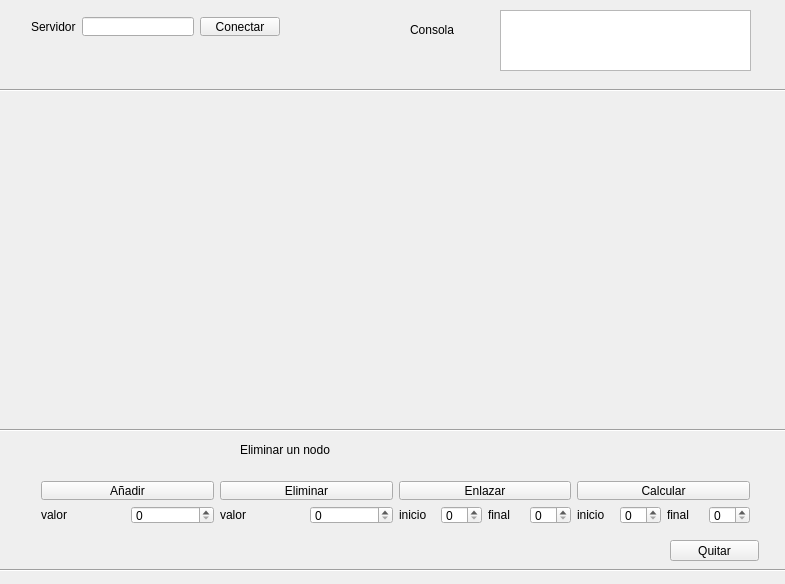
<?xml version="1.0" encoding="UTF-8"?>
<ui version="4.0">
 <class>Widget</class>
 <widget class="QWidget" name="Widget">
  <property name="geometry">
   <rect>
    <x>0</x>
    <y>0</y>
    <width>785</width>
    <height>584</height>
   </rect>
  </property>
  <property name="windowTitle">
   <string>Widget</string>
  </property>
  <widget class="QPushButton" name="quitar">
   <property name="geometry">
    <rect>
     <x>670</x>
     <y>540</y>
     <width>89</width>
     <height>21</height>
    </rect>
   </property>
   <property name="text">
    <string>Quitar</string>
   </property>
  </widget>
  <widget class="QListWidget" name="CONSOLE">
   <property name="geometry">
    <rect>
     <x>500</x>
     <y>10</y>
     <width>251</width>
     <height>61</height>
    </rect>
   </property>
  </widget>
  <widget class="QWidget" name="layoutWidget">
   <property name="geometry">
    <rect>
     <x>20</x>
     <y>6</y>
     <width>271</width>
     <height>41</height>
    </rect>
   </property>
   <layout class="QHBoxLayout" name="horizontalLayout">
    <item>
     <widget class="QLabel" name="label">
      <property name="text">
       <string>Servidor</string>
      </property>
     </widget>
    </item>
    <item>
     <widget class="QLineEdit" name="servidor"/>
    </item>
    <item>
     <widget class="QPushButton" name="conectar">
      <property name="text">
       <string>Conectar</string>
      </property>
     </widget>
    </item>
   </layout>
  </widget>
  <widget class="Line" name="line_2">
   <property name="geometry">
    <rect>
     <x>-10</x>
     <y>420</y>
     <width>841</width>
     <height>20</height>
    </rect>
   </property>
   <property name="orientation">
    <enum>Qt::Horizontal</enum>
   </property>
  </widget>
  <widget class="QLabel" name="label_11">
   <property name="geometry">
    <rect>
     <x>410</x>
     <y>20</y>
     <width>211</width>
     <height>20</height>
    </rect>
   </property>
   <property name="text">
    <string>Consola</string>
   </property>
  </widget>
  <widget class="Line" name="line_3">
   <property name="geometry">
    <rect>
     <x>-10</x>
     <y>80</y>
     <width>811</width>
     <height>21</height>
    </rect>
   </property>
   <property name="orientation">
    <enum>Qt::Horizontal</enum>
   </property>
  </widget>
  <widget class="Line" name="line_4">
   <property name="geometry">
    <rect>
     <x>-10</x>
     <y>560</y>
     <width>841</width>
     <height>20</height>
    </rect>
   </property>
   <property name="orientation">
    <enum>Qt::Horizontal</enum>
   </property>
  </widget>
  <widget class="QWidget" name="layoutWidget">
   <property name="geometry">
    <rect>
     <x>30</x>
     <y>470</y>
     <width>731</width>
     <height>65</height>
    </rect>
   </property>
   <layout class="QHBoxLayout" name="horizontalLayout_2">
    <item>
     <layout class="QVBoxLayout" name="verticalLayout_3">
      <item>
       <widget class="QPushButton" name="anadir">
        <property name="text">
         <string>Añadir</string>
        </property>
       </widget>
      </item>
      <item>
       <layout class="QHBoxLayout" name="horizontalLayout_4">
        <item>
         <widget class="QLabel" name="label_5">
          <property name="text">
           <string>valor</string>
          </property>
         </widget>
        </item>
        <item>
         <widget class="QSpinBox" name="newnodo"/>
        </item>
       </layout>
      </item>
     </layout>
    </item>
    <item>
     <layout class="QVBoxLayout" name="verticalLayout_4">
      <item>
       <widget class="QPushButton" name="eliminar">
        <property name="text">
         <string>Eliminar</string>
        </property>
       </widget>
      </item>
      <item>
       <layout class="QHBoxLayout" name="horizontalLayout_5">
        <item>
         <widget class="QLabel" name="label_6">
          <property name="text">
           <string>valor</string>
          </property>
         </widget>
        </item>
        <item>
         <widget class="QSpinBox" name="byenodo"/>
        </item>
       </layout>
      </item>
     </layout>
    </item>
    <item>
     <layout class="QVBoxLayout" name="verticalLayout_5">
      <item>
       <widget class="QPushButton" name="Enlazar">
        <property name="text">
         <string>Enlazar</string>
        </property>
       </widget>
      </item>
      <item>
       <layout class="QVBoxLayout" name="verticalLayout_6">
        <item>
         <layout class="QHBoxLayout" name="horizontalLayout_6">
          <item>
           <widget class="QLabel" name="label_9">
            <property name="text">
             <string>inicio</string>
            </property>
           </widget>
          </item>
          <item>
           <widget class="QSpinBox" name="inicioe"/>
          </item>
          <item>
           <widget class="QLabel" name="label_8">
            <property name="text">
             <string>final</string>
            </property>
           </widget>
          </item>
          <item>
           <widget class="QSpinBox" name="finale"/>
          </item>
         </layout>
        </item>
       </layout>
      </item>
     </layout>
    </item>
    <item>
     <layout class="QVBoxLayout" name="verticalLayout_2">
      <item>
       <widget class="QPushButton" name="calcular">
        <property name="text">
         <string>Calcular</string>
        </property>
       </widget>
      </item>
      <item>
       <layout class="QVBoxLayout" name="verticalLayout">
        <item>
         <layout class="QHBoxLayout" name="horizontalLayout_3">
          <item>
           <widget class="QLabel" name="label_3">
            <property name="text">
             <string>inicio</string>
            </property>
           </widget>
          </item>
          <item>
           <widget class="QSpinBox" name="inicioC"/>
          </item>
          <item>
           <widget class="QLabel" name="label_4">
            <property name="text">
             <string>final</string>
            </property>
           </widget>
          </item>
          <item>
           <widget class="QSpinBox" name="finalC"/>
          </item>
         </layout>
        </item>
       </layout>
      </item>
     </layout>
    </item>
   </layout>
  </widget>
  <widget class="QWidget" name="layoutWidget">
   <property name="geometry">
    <rect>
     <x>30</x>
     <y>440</y>
     <width>151</width>
     <height>22</height>
    </rect>
   </property>
   <layout class="QHBoxLayout" name="horizontalLayout_7">
    <item>
     <widget class="QLabel" name="label_12">
      <property name="text">
       <string>Añadir un nodo</string>
      </property>
     </widget>
    </item>
    <item>
     <spacer name="horizontalSpacer">
      <property name="orientation">
       <enum>Qt::Horizontal</enum>
      </property>
      <property name="sizeHint" stdset="0">
       <size>
        <width>40</width>
        <height>20</height>
       </size>
      </property>
     </spacer>
    </item>
   </layout>
  </widget>
  <widget class="QWidget" name="layoutWidget">
   <property name="geometry">
    <rect>
     <x>390</x>
     <y>440</y>
     <width>381</width>
     <height>19</height>
    </rect>
   </property>
   <layout class="QHBoxLayout" name="horizontalLayout_8">
    <item>
     <widget class="QLabel" name="label_7">
      <property name="text">
       <string>Cálculo más cercano</string>
      </property>
     </widget>
    </item>
    <item>
     <widget class="QLabel" name="label_10">
      <property name="text">
       <string>Conectar dos nodos</string>
      </property>
     </widget>
    </item>
   </layout>
  </widget>
  <widget class="QLabel" name="label_13">
   <property name="geometry">
    <rect>
     <x>240</x>
     <y>440</y>
     <width>115</width>
     <height>20</height>
    </rect>
   </property>
   <property name="text">
    <string>Eliminar un nodo</string>
   </property>
  </widget>
  <zorder>layoutWidget</zorder>
  <zorder>layoutWidget</zorder>
  <zorder>layoutWidget</zorder>
  <zorder>quitar</zorder>
  <zorder>CONSOLE</zorder>
  <zorder>layoutWidget</zorder>
  <zorder>line_2</zorder>
  <zorder>label_11</zorder>
  <zorder>line_3</zorder>
  <zorder>line_4</zorder>
  <zorder>label_13</zorder>
 </widget>
 <layoutdefault spacing="6" margin="11"/>
 <resources/>
 <connections/>
</ui>
